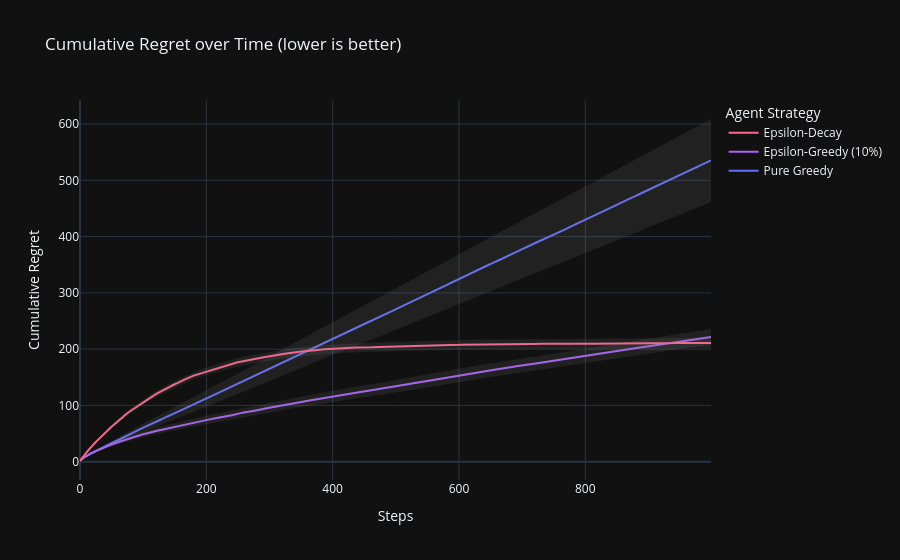

The cell this chart's notebook holds for it:
### Code cell
fig_regret = go.Figure()

for name in experiments.keys():
    if name not in raw_data or 'optimal_values' not in raw_data[name]:
        continue

    reward_hist = raw_data[name]['reward_history']       # (seeds, steps)
    optimal_vals = raw_data[name]['optimal_values']       # (seeds,)

    # per-step regret per seed, then cumulative sum along steps
    per_step_regret = optimal_vals[:, None] - reward_hist  # broadcast (seeds, steps)
    cum_regret = np.cumsum(per_step_regret, axis=1)        # (seeds, steps)

    mean_regret = cum_regret.mean(axis=0)
    seeds_n = cum_regret.shape[0]
    sem_regret = cum_regret.std(axis=0, ddof=1) / np.sqrt(seeds_n)

    fig_regret.add_trace(go.Scatter(
        y=mean_regret, mode='lines', name=name, line=dict(width=2)
    ))
    line_color = fig_regret.data[-1].line.color
    fig_regret.add_trace(go.Scatter(
        y=mean_regret + 1.96 * sem_regret, mode='lines',
        line=dict(width=0), showlegend=False, hoverinfo='skip'
    ))
    fig_regret.add_trace(go.Scatter(
        y=mean_regret - 1.96 * sem_regret, mode='lines',
        line=dict(width=0), fill='tonexty',
        fillcolor='rgba(128,128,128,0.15)',
        showlegend=False, hoverinfo='skip'
    ))

fig_regret.update_layout(
    title="Cumulative Regret over Time (lower is better)",
    xaxis_title="Steps",
    yaxis_title="Cumulative Regret",
    legend_title="Agent Strategy",
    hovermode="x unified"
)

fig_regret.show()

### Figure 1 — Plotly figure (JSON) as saved in the notebook; plotly's stock layout.template omitted (floating-point values rounded to 4 significant figures; data arrays with more than 128 entries replaced by an {"elided": "..."} marker saying what was removed)
{"data": [{"line": {"width": 2}, "mode": "lines", "name": "Pure Greedy", "type": "scatter", "y": {"elided": "1000 float values"}}, {"hoverinfo": "skip", "line": {"width": 0}, "mode": "lines", "showlegend": false, "type": "scatter", "y": {"elided": "1000 float values"}}, {"fill": "tonexty", "fillcolor": "rgba(128,128,128,0.15)", "hoverinfo": "skip", "line": {"width": 0}, "mode": "lines", "showlegend": false, "type": "scatter", "y": {"elided": "1000 float values"}}, {"line": {"width": 2}, "mode": "lines", "name": "Epsilon-Greedy (10%)", "type": "scatter", "y": {"elided": "1000 float values"}}, {"hoverinfo": "skip", "line": {"width": 0}, "mode": "lines", "showlegend": false, "type": "scatter", "y": {"elided": "1000 float values"}}, {"fill": "tonexty", "fillcolor": "rgba(128,128,128,0.15)", "hoverinfo": "skip", "line": {"width": 0}, "mode": "lines", "showlegend": false, "type": "scatter", "y": {"elided": "1000 float values"}}, {"line": {"width": 2}, "mode": "lines", "name": "Epsilon-Decay", "type": "scatter", "y": {"elided": "1000 float values"}}, {"hoverinfo": "skip", "line": {"width": 0}, "mode": "lines", "showlegend": false, "type": "scatter", "y": {"elided": "1000 float values"}}, {"fill": "tonexty", "fillcolor": "rgba(128,128,128,0.15)", "hoverinfo": "skip", "line": {"width": 0}, "mode": "lines", "showlegend": false, "type": "scatter", "y": {"elided": "1000 float values"}}], "layout": {"hovermode": "x unified", "legend": {"title": {"text": "Agent Strategy"}}, "title": {"text": "Cumulative Regret over Time (lower is better)"}, "xaxis": {"title": {"text": "Steps"}}, "yaxis": {"title": {"text": "Cumulative Regret"}}}}
